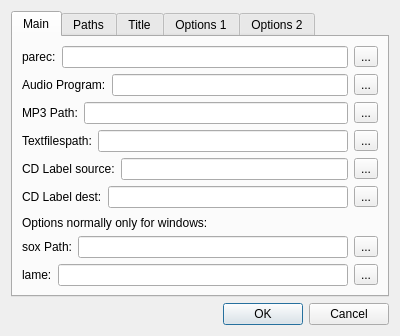
<?xml version="1.0" encoding="UTF-8"?>
<ui version="4.0">
 <class>OptionsDialog</class>
 <widget class="QDialog" name="OptionsDialog">
  <property name="geometry">
   <rect>
    <x>0</x>
    <y>0</y>
    <width>400</width>
    <height>307</height>
   </rect>
  </property>
  <property name="windowTitle">
   <string>Dialog</string>
  </property>
  <layout class="QVBoxLayout" name="verticalLayout">
   <item>
    <widget class="QTabWidget" name="tabWidget">
     <property name="currentIndex">
      <number>0</number>
     </property>
     <widget class="QWidget" name="tab">
      <attribute name="title">
       <string>Main</string>
      </attribute>
      <layout class="QVBoxLayout" name="verticalLayout_3">
       <item>
        <layout class="QHBoxLayout" name="horizontalLayout_8">
         <item>
          <widget class="QLabel" name="label_4">
           <property name="text">
            <string>parec:</string>
           </property>
          </widget>
         </item>
         <item>
          <widget class="QLineEdit" name="lineEditPaRec"/>
         </item>
         <item>
          <widget class="QToolButton" name="toolButtonPaRec">
           <property name="text">
            <string>...</string>
           </property>
          </widget>
         </item>
        </layout>
       </item>
       <item>
        <layout class="QHBoxLayout" name="horizontalLayout_4">
         <item>
          <widget class="QLabel" name="lblAudioProc">
           <property name="text">
            <string>Audio Program:</string>
           </property>
           <property name="buddy">
            <cstring>ledAudioProc</cstring>
           </property>
          </widget>
         </item>
         <item>
          <widget class="QLineEdit" name="ledAudioProc"/>
         </item>
         <item>
          <widget class="QToolButton" name="tbtAudioProc">
           <property name="text">
            <string>...</string>
           </property>
          </widget>
         </item>
        </layout>
       </item>
       <item>
        <layout class="QHBoxLayout" name="horizontalLayout">
         <item>
          <widget class="QLabel" name="lblmp3path">
           <property name="text">
            <string>MP3 Path:</string>
           </property>
           <property name="buddy">
            <cstring>ledMp3Path</cstring>
           </property>
          </widget>
         </item>
         <item>
          <widget class="QLineEdit" name="ledMp3Path"/>
         </item>
         <item>
          <widget class="QToolButton" name="tbtMp3Path">
           <property name="text">
            <string>...</string>
           </property>
          </widget>
         </item>
        </layout>
       </item>
       <item>
        <layout class="QHBoxLayout" name="horizontalLayout_5">
         <item>
          <widget class="QLabel" name="label">
           <property name="text">
            <string>Textfilespath:</string>
           </property>
          </widget>
         </item>
         <item>
          <widget class="QLineEdit" name="ledTextfilespath"/>
         </item>
         <item>
          <widget class="QToolButton" name="btnTextfilepath">
           <property name="text">
            <string>...</string>
           </property>
          </widget>
         </item>
        </layout>
       </item>
       <item>
        <layout class="QHBoxLayout" name="horizontalLayout_6">
         <item>
          <widget class="QLabel" name="label_2">
           <property name="text">
            <string>CD Label source:</string>
           </property>
          </widget>
         </item>
         <item>
          <widget class="QLineEdit" name="ledCDsrc"/>
         </item>
         <item>
          <widget class="QToolButton" name="btnCDsrc">
           <property name="text">
            <string>...</string>
           </property>
          </widget>
         </item>
        </layout>
       </item>
       <item>
        <layout class="QHBoxLayout" name="horizontalLayout_7">
         <item>
          <widget class="QLabel" name="label_3">
           <property name="text">
            <string>CD Label dest:</string>
           </property>
          </widget>
         </item>
         <item>
          <widget class="QLineEdit" name="ledCDdest"/>
         </item>
         <item>
          <widget class="QToolButton" name="btnCDdest">
           <property name="text">
            <string>...</string>
           </property>
          </widget>
         </item>
        </layout>
       </item>
       <item>
        <spacer name="verticalSpacer">
         <property name="orientation">
          <enum>Qt::Vertical</enum>
         </property>
         <property name="sizeHint" stdset="0">
          <size>
           <width>20</width>
           <height>147</height>
          </size>
         </property>
        </spacer>
       </item>
       <item>
        <widget class="QLabel" name="lblNextForWin">
         <property name="text">
          <string>Options normally only for windows:</string>
         </property>
        </widget>
       </item>
       <item>
        <layout class="QHBoxLayout" name="horizontalLayout_2">
         <item>
          <widget class="QLabel" name="lblSoxPath">
           <property name="text">
            <string>sox Path:</string>
           </property>
           <property name="buddy">
            <cstring>ledSoxPath</cstring>
           </property>
          </widget>
         </item>
         <item>
          <widget class="QLineEdit" name="ledSoxPath"/>
         </item>
         <item>
          <widget class="QToolButton" name="tbtSoxPath">
           <property name="text">
            <string>...</string>
           </property>
          </widget>
         </item>
        </layout>
       </item>
       <item>
        <layout class="QHBoxLayout" name="horizontalLayout_3">
         <item>
          <widget class="QLabel" name="lblLamePath">
           <property name="text">
            <string>lame:</string>
           </property>
           <property name="buddy">
            <cstring>ledLamePath</cstring>
           </property>
          </widget>
         </item>
         <item>
          <widget class="QLineEdit" name="ledLamePath"/>
         </item>
         <item>
          <widget class="QToolButton" name="tbtLamePath">
           <property name="text">
            <string>...</string>
           </property>
          </widget>
         </item>
        </layout>
       </item>
      </layout>
     </widget>
     <widget class="QWidget" name="tab_2">
      <attribute name="title">
       <string>Paths</string>
      </attribute>
      <layout class="QVBoxLayout" name="verticalLayout_2">
       <item>
        <widget class="QListWidget" name="lstwPath"/>
       </item>
       <item>
        <widget class="QToolButton" name="tbtnPathsDel">
         <property name="text">
          <string>...</string>
         </property>
         <property name="icon">
          <iconset resource="icons.qrc">
           <normaloff>:/symbols/del</normaloff>:/symbols/del</iconset>
         </property>
        </widget>
       </item>
      </layout>
     </widget>
     <widget class="QWidget" name="tab_3">
      <attribute name="title">
       <string>Title</string>
      </attribute>
      <layout class="QVBoxLayout" name="verticalLayout_4">
       <item>
        <widget class="QListWidget" name="lstwTitle"/>
       </item>
       <item>
        <widget class="QToolButton" name="tbtnTitleDel">
         <property name="text">
          <string>...</string>
         </property>
         <property name="icon">
          <iconset resource="icons.qrc">
           <normaloff>:/symbols/del</normaloff>:/symbols/del</iconset>
         </property>
        </widget>
       </item>
      </layout>
     </widget>
     <widget class="QWidget" name="tab_4">
      <attribute name="title">
       <string>Options 1</string>
      </attribute>
      <layout class="QVBoxLayout" name="verticalLayout_5">
       <item>
        <widget class="QListWidget" name="lstwOpts1"/>
       </item>
       <item>
        <widget class="QToolButton" name="tbtnOpts1Del">
         <property name="text">
          <string>...</string>
         </property>
         <property name="icon">
          <iconset resource="icons.qrc">
           <normaloff>:/symbols/del</normaloff>:/symbols/del</iconset>
         </property>
        </widget>
       </item>
      </layout>
     </widget>
     <widget class="QWidget" name="tab_5">
      <attribute name="title">
       <string>Options 2</string>
      </attribute>
      <layout class="QVBoxLayout" name="verticalLayout_6">
       <item>
        <widget class="QListWidget" name="lstwOpts2"/>
       </item>
       <item>
        <widget class="QToolButton" name="tbtnOpts2Del">
         <property name="text">
          <string>...</string>
         </property>
         <property name="icon">
          <iconset resource="icons.qrc">
           <normaloff>:/symbols/del</normaloff>:/symbols/del</iconset>
         </property>
        </widget>
       </item>
      </layout>
     </widget>
    </widget>
   </item>
   <item>
    <widget class="QDialogButtonBox" name="buttonBox">
     <property name="orientation">
      <enum>Qt::Horizontal</enum>
     </property>
     <property name="standardButtons">
      <set>QDialogButtonBox::Cancel|QDialogButtonBox::Ok</set>
     </property>
    </widget>
   </item>
  </layout>
 </widget>
 <tabstops>
  <tabstop>ledAudioProc</tabstop>
  <tabstop>tbtAudioProc</tabstop>
  <tabstop>ledMp3Path</tabstop>
  <tabstop>tbtMp3Path</tabstop>
  <tabstop>ledTextfilespath</tabstop>
  <tabstop>btnTextfilepath</tabstop>
  <tabstop>ledCDsrc</tabstop>
  <tabstop>btnCDsrc</tabstop>
  <tabstop>ledCDdest</tabstop>
  <tabstop>btnCDdest</tabstop>
  <tabstop>ledSoxPath</tabstop>
  <tabstop>tbtSoxPath</tabstop>
  <tabstop>ledLamePath</tabstop>
  <tabstop>tbtLamePath</tabstop>
  <tabstop>tabWidget</tabstop>
  <tabstop>tbtnPathsDel</tabstop>
  <tabstop>buttonBox</tabstop>
  <tabstop>lstwPath</tabstop>
 </tabstops>
 <resources>
  <include location="icons.qrc"/>
 </resources>
 <connections>
  <connection>
   <sender>buttonBox</sender>
   <signal>accepted()</signal>
   <receiver>OptionsDialog</receiver>
   <slot>accept()</slot>
   <hints>
    <hint type="sourcelabel">
     <x>248</x>
     <y>254</y>
    </hint>
    <hint type="destinationlabel">
     <x>157</x>
     <y>274</y>
    </hint>
   </hints>
  </connection>
  <connection>
   <sender>buttonBox</sender>
   <signal>rejected()</signal>
   <receiver>OptionsDialog</receiver>
   <slot>reject()</slot>
   <hints>
    <hint type="sourcelabel">
     <x>316</x>
     <y>260</y>
    </hint>
    <hint type="destinationlabel">
     <x>286</x>
     <y>274</y>
    </hint>
   </hints>
  </connection>
 </connections>
</ui>
